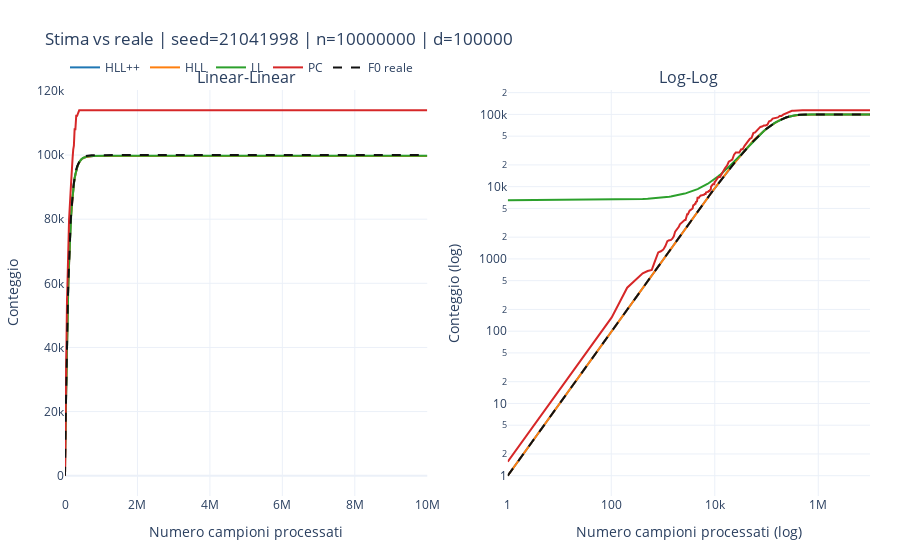
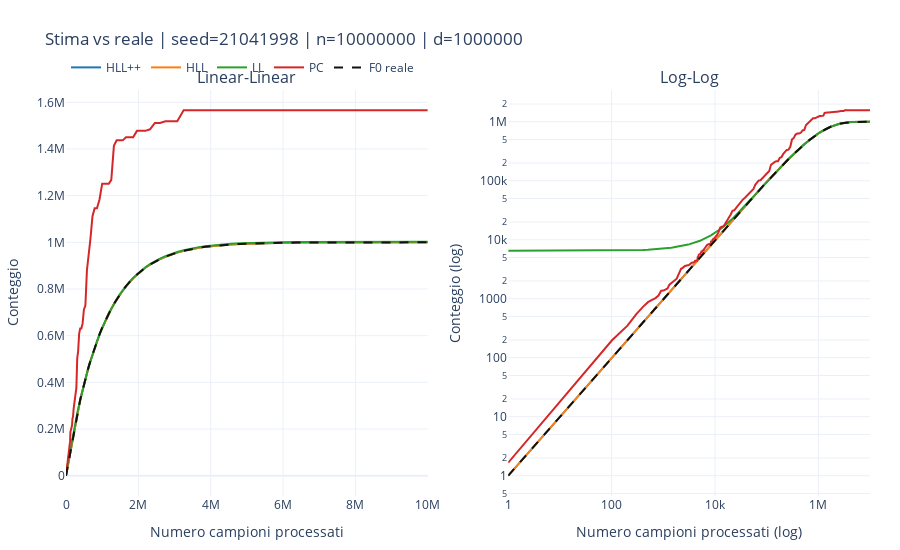
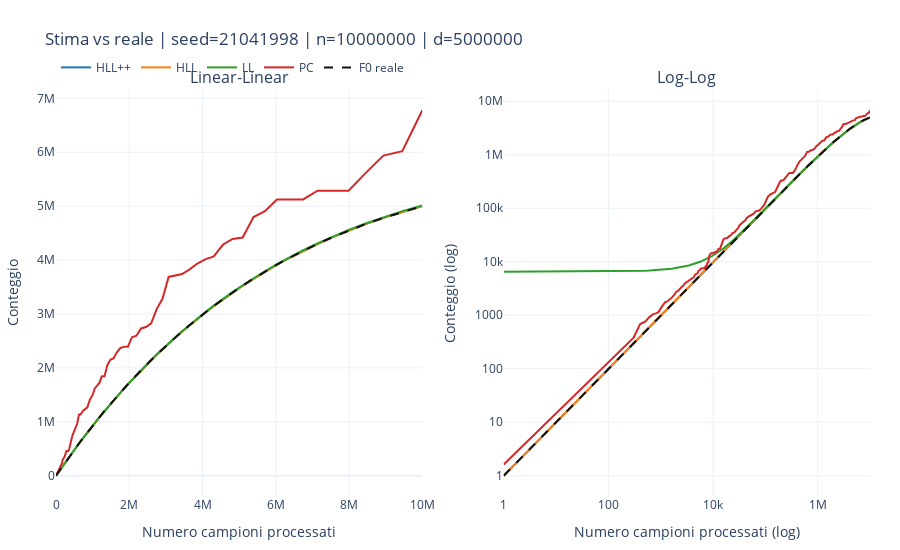
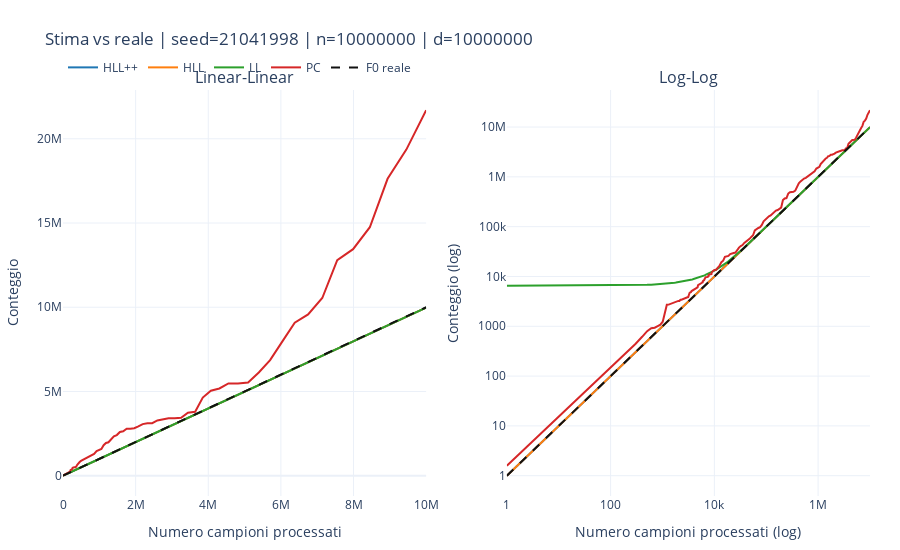

Notebook source saved alongside these figures, in order:
### Code cell
for f0_value in sorted(sel['f0'].unique().tolist()):
    d = sel[sel['f0'] == f0_value].sort_values(['algo','number_of_elements_processed'])
    fig = make_subplots(rows=1, cols=2, subplot_titles=('Linear-Linear', 'Log-Log'), horizontal_spacing=0.1)

    for algo in [a for a in ['HLL++','HLL','LL','PC'] if a in d['algo'].unique()]:
        a = d[d['algo'] == algo]
        c = COLORS.get(algo, '#444444')

        fig.add_trace(go.Scatter(
            x=a['number_of_elements_processed'], y=a['f0_heat_mean_t'], mode='lines', name=algo,
            legendgroup=algo, line=dict(color=c, width=2),
            hovertemplate='algoritmo: %{fullData.name}<br>campioni: %{x}<br>f0_hat_mean_t: %{y:.6f}<extra></extra>'
        ), row=1, col=1)

        fig.add_trace(go.Scatter(
            x=a['number_of_elements_processed'], y=a['f0_heat_mean_t'].where(a['f0_heat_mean_t'] > 0, np.nan),
            mode='lines', name=algo, legendgroup=algo, showlegend=False, line=dict(color=c, width=2),
            hovertemplate='algoritmo: %{fullData.name}<br>campioni: %{x}<br>f0_hat_mean_t: %{y:.6f}<extra></extra>'
        ), row=1, col=2)

    truth = d[['number_of_elements_processed','f0_mean_t']].drop_duplicates().sort_values('number_of_elements_processed')
    fig.add_trace(go.Scatter(
        x=truth['number_of_elements_processed'], y=truth['f0_mean_t'], mode='lines', name='F0 reale',
        legendgroup='F0 reale', line=dict(color=COLORS['REAL'], dash='dash', width=2),
        hovertemplate='F0 reale<br>campioni: %{x}<br>f0_mean_t: %{y:.6f}<extra></extra>'
    ), row=1, col=1)
    fig.add_trace(go.Scatter(
        x=truth['number_of_elements_processed'], y=truth['f0_mean_t'].where(truth['f0_mean_t'] > 0, np.nan),
        mode='lines', name='F0 reale', legendgroup='F0 reale', showlegend=False,
        line=dict(color=COLORS['REAL'], dash='dash', width=2),
        hovertemplate='F0 reale<br>campioni: %{x}<br>f0_mean_t: %{y:.6f}<extra></extra>'
    ), row=1, col=2)

    fig.update_xaxes(title_text='Numero campioni processati', row=1, col=1)
    fig.update_yaxes(title_text='Conteggio', row=1, col=1)
    fig.update_xaxes(type='log', title_text='Numero campioni processati (log)', row=1, col=2)
    fig.update_yaxes(type='log', title_text='Conteggio (log)', row=1, col=2)

    fig.update_layout(
        title=f'Stima vs reale | seed={TARGET_SEED} | n={TARGET_SAMPLE_SIZE} | d={f0_value}',
        template='plotly_white', hovermode='x unified', dragmode='zoom', height=550,
        legend=dict(orientation='h', yanchor='bottom', y=1.02, xanchor='left', x=0),
        margin=dict(l=50, r=30, t=90, b=50)
    )
    fig.show()

### Figure 1 — Plotly figure (JSON) as saved in the notebook; plotly's stock layout.template omitted (floating-point values rounded to 4 significant figures; data arrays with more than 128 entries replaced by an {"elided": "..."} marker saying what was removed)
{"data": [{"hovertemplate": "algoritmo: %{fullData.name}<br>campioni: %{x}<br>f0_hat_mean_t: %{y:.6f}<extra></extra>", "legendgroup": "HLL++", "line": {"color": "#1f77b4", "width": 2}, "mode": "lines", "name": "HLL++", "type": "scatter", "x": {"elided": "200 int values"}, "xaxis": "x", "y": {"elided": "200 float values"}, "yaxis": "y"}, {"hovertemplate": "algoritmo: %{fullData.name}<br>campioni: %{x}<br>f0_hat_mean_t: %{y:.6f}<extra></extra>", "legendgroup": "HLL++", "line": {"color": "#1f77b4", "width": 2}, "mode": "lines", "name": "HLL++", "showlegend": false, "type": "scatter", "x": {"elided": "200 int values"}, "xaxis": "x2", "y": {"elided": "200 float values"}, "yaxis": "y2"}, {"hovertemplate": "algoritmo: %{fullData.name}<br>campioni: %{x}<br>f0_hat_mean_t: %{y:.6f}<extra></extra>", "legendgroup": "HLL", "line": {"color": "#ff7f0e", "width": 2}, "mode": "lines", "name": "HLL", "type": "scatter", "x": {"elided": "200 int values"}, "xaxis": "x", "y": {"elided": "200 float values"}, "yaxis": "y"}, {"hovertemplate": "algoritmo: %{fullData.name}<br>campioni: %{x}<br>f0_hat_mean_t: %{y:.6f}<extra></extra>", "legendgroup": "HLL", "line": {"color": "#ff7f0e", "width": 2}, "mode": "lines", "name": "HLL", "showlegend": false, "type": "scatter", "x": {"elided": "200 int values"}, "xaxis": "x2", "y": {"elided": "200 float values"}, "yaxis": "y2"}, {"hovertemplate": "algoritmo: %{fullData.name}<br>campioni: %{x}<br>f0_hat_mean_t: %{y:.6f}<extra></extra>", "legendgroup": "LL", "line": {"color": "#2ca02c", "width": 2}, "mode": "lines", "name": "LL", "type": "scatter", "x": {"elided": "200 int values"}, "xaxis": "x", "y": {"elided": "200 float values"}, "yaxis": "y"}, {"hovertemplate": "algoritmo: %{fullData.name}<br>campioni: %{x}<br>f0_hat_mean_t: %{y:.6f}<extra></extra>", "legendgroup": "LL", "line": {"color": "#2ca02c", "width": 2}, "mode": "lines", "name": "LL", "showlegend": false, "type": "scatter", "x": {"elided": "200 int values"}, "xaxis": "x2", "y": {"elided": "200 float values"}, "yaxis": "y2"}, {"hovertemplate": "algoritmo: %{fullData.name}<br>campioni: %{x}<br>f0_hat_mean_t: %{y:.6f}<extra></extra>", "legendgroup": "PC", "line": {"color": "#d62728", "width": 2}, "mode": "lines", "name": "PC", "type": "scatter", "x": {"elided": "200 int values"}, "xaxis": "x", "y": {"elided": "200 float values"}, "yaxis": "y"}, {"hovertemplate": "algoritmo: %{fullData.name}<br>campioni: %{x}<br>f0_hat_mean_t: %{y:.6f}<extra></extra>", "legendgroup": "PC", "line": {"color": "#d62728", "width": 2}, "mode": "lines", "name": "PC", "showlegend": false, "type": "scatter", "x": {"elided": "200 int values"}, "xaxis": "x2", "y": {"elided": "200 float values"}, "yaxis": "y2"}, {"hovertemplate": "F0 reale<br>campioni: %{x}<br>f0_mean_t: %{y:.6f}<extra></extra>", "legendgroup": "F0 reale", "line": {"color": "#111111", "dash": "dash", "width": 2}, "mode": "lines", "name": "F0 reale", "type": "scatter", "x": {"elided": "200 int values"}, "xaxis": "x", "y": {"elided": "200 float values"}, "yaxis": "y"}, {"hovertemplate": "F0 reale<br>campioni: %{x}<br>f0_mean_t: %{y:.6f}<extra></extra>", "legendgroup": "F0 reale", "line": {"color": "#111111", "dash": "dash", "width": 2}, "mode": "lines", "name": "F0 reale", "showlegend": false, "type": "scatter", "x": {"elided": "200 int values"}, "xaxis": "x2", "y": {"elided": "200 float values"}, "yaxis": "y2"}], "layout": {"annotations": [{"font": {"size": 16}, "showarrow": false, "text": "Linear-Linear", "x": 0.225, "xanchor": "center", "xref": "paper", "y": 1, "yanchor": "bottom", "yref": "paper"}, {"font": {"size": 16}, "showarrow": false, "text": "Log-Log", "x": 0.775, "xanchor": "center", "xref": "paper", "y": 1, "yanchor": "bottom", "yref": "paper"}], "dragmode": "zoom", "height": 550, "hovermode": "x unified", "legend": {"orientation": "h", "x": 0, "xanchor": "left", "y": 1.02, "yanchor": "bottom"}, "margin": {"b": 50, "l": 50, "r": 30, "t": 90}, "title": {"text": "Stima vs reale | seed=21041998 | n=10000000 | d=100000"}, "xaxis": {"anchor": "y", "domain": [0, 0.45], "title": {"text": "Numero campioni processati"}}, "xaxis2": {"anchor": "y2", "domain": [0.55, 1], "title": {"text": "Numero campioni processati (log)"}, "type": "log"}, "yaxis": {"anchor": "x", "domain": [0, 1], "title": {"text": "Conteggio"}}, "yaxis2": {"anchor": "x2", "domain": [0, 1], "title": {"text": "Conteggio (log)"}, "type": "log"}}}

### Figure 2 — Plotly figure (JSON) as saved in the notebook; plotly's stock layout.template omitted (floating-point values rounded to 4 significant figures; data arrays with more than 128 entries replaced by an {"elided": "..."} marker saying what was removed)
{"data": [{"hovertemplate": "algoritmo: %{fullData.name}<br>campioni: %{x}<br>f0_hat_mean_t: %{y:.6f}<extra></extra>", "legendgroup": "HLL++", "line": {"color": "#1f77b4", "width": 2}, "mode": "lines", "name": "HLL++", "type": "scatter", "x": {"elided": "200 int values"}, "xaxis": "x", "y": {"elided": "200 float values"}, "yaxis": "y"}, {"hovertemplate": "algoritmo: %{fullData.name}<br>campioni: %{x}<br>f0_hat_mean_t: %{y:.6f}<extra></extra>", "legendgroup": "HLL++", "line": {"color": "#1f77b4", "width": 2}, "mode": "lines", "name": "HLL++", "showlegend": false, "type": "scatter", "x": {"elided": "200 int values"}, "xaxis": "x2", "y": {"elided": "200 float values"}, "yaxis": "y2"}, {"hovertemplate": "algoritmo: %{fullData.name}<br>campioni: %{x}<br>f0_hat_mean_t: %{y:.6f}<extra></extra>", "legendgroup": "HLL", "line": {"color": "#ff7f0e", "width": 2}, "mode": "lines", "name": "HLL", "type": "scatter", "x": {"elided": "200 int values"}, "xaxis": "x", "y": {"elided": "200 float values"}, "yaxis": "y"}, {"hovertemplate": "algoritmo: %{fullData.name}<br>campioni: %{x}<br>f0_hat_mean_t: %{y:.6f}<extra></extra>", "legendgroup": "HLL", "line": {"color": "#ff7f0e", "width": 2}, "mode": "lines", "name": "HLL", "showlegend": false, "type": "scatter", "x": {"elided": "200 int values"}, "xaxis": "x2", "y": {"elided": "200 float values"}, "yaxis": "y2"}, {"hovertemplate": "algoritmo: %{fullData.name}<br>campioni: %{x}<br>f0_hat_mean_t: %{y:.6f}<extra></extra>", "legendgroup": "LL", "line": {"color": "#2ca02c", "width": 2}, "mode": "lines", "name": "LL", "type": "scatter", "x": {"elided": "200 int values"}, "xaxis": "x", "y": {"elided": "200 float values"}, "yaxis": "y"}, {"hovertemplate": "algoritmo: %{fullData.name}<br>campioni: %{x}<br>f0_hat_mean_t: %{y:.6f}<extra></extra>", "legendgroup": "LL", "line": {"color": "#2ca02c", "width": 2}, "mode": "lines", "name": "LL", "showlegend": false, "type": "scatter", "x": {"elided": "200 int values"}, "xaxis": "x2", "y": {"elided": "200 float values"}, "yaxis": "y2"}, {"hovertemplate": "algoritmo: %{fullData.name}<br>campioni: %{x}<br>f0_hat_mean_t: %{y:.6f}<extra></extra>", "legendgroup": "PC", "line": {"color": "#d62728", "width": 2}, "mode": "lines", "name": "PC", "type": "scatter", "x": {"elided": "200 int values"}, "xaxis": "x", "y": {"elided": "200 float values"}, "yaxis": "y"}, {"hovertemplate": "algoritmo: %{fullData.name}<br>campioni: %{x}<br>f0_hat_mean_t: %{y:.6f}<extra></extra>", "legendgroup": "PC", "line": {"color": "#d62728", "width": 2}, "mode": "lines", "name": "PC", "showlegend": false, "type": "scatter", "x": {"elided": "200 int values"}, "xaxis": "x2", "y": {"elided": "200 float values"}, "yaxis": "y2"}, {"hovertemplate": "F0 reale<br>campioni: %{x}<br>f0_mean_t: %{y:.6f}<extra></extra>", "legendgroup": "F0 reale", "line": {"color": "#111111", "dash": "dash", "width": 2}, "mode": "lines", "name": "F0 reale", "type": "scatter", "x": {"elided": "200 int values"}, "xaxis": "x", "y": {"elided": "200 float values"}, "yaxis": "y"}, {"hovertemplate": "F0 reale<br>campioni: %{x}<br>f0_mean_t: %{y:.6f}<extra></extra>", "legendgroup": "F0 reale", "line": {"color": "#111111", "dash": "dash", "width": 2}, "mode": "lines", "name": "F0 reale", "showlegend": false, "type": "scatter", "x": {"elided": "200 int values"}, "xaxis": "x2", "y": {"elided": "200 float values"}, "yaxis": "y2"}], "layout": {"annotations": [{"font": {"size": 16}, "showarrow": false, "text": "Linear-Linear", "x": 0.225, "xanchor": "center", "xref": "paper", "y": 1, "yanchor": "bottom", "yref": "paper"}, {"font": {"size": 16}, "showarrow": false, "text": "Log-Log", "x": 0.775, "xanchor": "center", "xref": "paper", "y": 1, "yanchor": "bottom", "yref": "paper"}], "dragmode": "zoom", "height": 550, "hovermode": "x unified", "legend": {"orientation": "h", "x": 0, "xanchor": "left", "y": 1.02, "yanchor": "bottom"}, "margin": {"b": 50, "l": 50, "r": 30, "t": 90}, "title": {"text": "Stima vs reale | seed=21041998 | n=10000000 | d=1000000"}, "xaxis": {"anchor": "y", "domain": [0, 0.45], "title": {"text": "Numero campioni processati"}}, "xaxis2": {"anchor": "y2", "domain": [0.55, 1], "title": {"text": "Numero campioni processati (log)"}, "type": "log"}, "yaxis": {"anchor": "x", "domain": [0, 1], "title": {"text": "Conteggio"}}, "yaxis2": {"anchor": "x2", "domain": [0, 1], "title": {"text": "Conteggio (log)"}, "type": "log"}}}

### Figure 3 — Plotly figure (JSON) as saved in the notebook; plotly's stock layout.template omitted (floating-point values rounded to 4 significant figures; data arrays with more than 128 entries replaced by an {"elided": "..."} marker saying what was removed)
{"data": [{"hovertemplate": "algoritmo: %{fullData.name}<br>campioni: %{x}<br>f0_hat_mean_t: %{y:.6f}<extra></extra>", "legendgroup": "HLL++", "line": {"color": "#1f77b4", "width": 2}, "mode": "lines", "name": "HLL++", "type": "scatter", "x": {"elided": "200 int values"}, "xaxis": "x", "y": {"elided": "200 float values"}, "yaxis": "y"}, {"hovertemplate": "algoritmo: %{fullData.name}<br>campioni: %{x}<br>f0_hat_mean_t: %{y:.6f}<extra></extra>", "legendgroup": "HLL++", "line": {"color": "#1f77b4", "width": 2}, "mode": "lines", "name": "HLL++", "showlegend": false, "type": "scatter", "x": {"elided": "200 int values"}, "xaxis": "x2", "y": {"elided": "200 float values"}, "yaxis": "y2"}, {"hovertemplate": "algoritmo: %{fullData.name}<br>campioni: %{x}<br>f0_hat_mean_t: %{y:.6f}<extra></extra>", "legendgroup": "HLL", "line": {"color": "#ff7f0e", "width": 2}, "mode": "lines", "name": "HLL", "type": "scatter", "x": {"elided": "200 int values"}, "xaxis": "x", "y": {"elided": "200 float values"}, "yaxis": "y"}, {"hovertemplate": "algoritmo: %{fullData.name}<br>campioni: %{x}<br>f0_hat_mean_t: %{y:.6f}<extra></extra>", "legendgroup": "HLL", "line": {"color": "#ff7f0e", "width": 2}, "mode": "lines", "name": "HLL", "showlegend": false, "type": "scatter", "x": {"elided": "200 int values"}, "xaxis": "x2", "y": {"elided": "200 float values"}, "yaxis": "y2"}, {"hovertemplate": "algoritmo: %{fullData.name}<br>campioni: %{x}<br>f0_hat_mean_t: %{y:.6f}<extra></extra>", "legendgroup": "LL", "line": {"color": "#2ca02c", "width": 2}, "mode": "lines", "name": "LL", "type": "scatter", "x": {"elided": "200 int values"}, "xaxis": "x", "y": {"elided": "200 float values"}, "yaxis": "y"}, {"hovertemplate": "algoritmo: %{fullData.name}<br>campioni: %{x}<br>f0_hat_mean_t: %{y:.6f}<extra></extra>", "legendgroup": "LL", "line": {"color": "#2ca02c", "width": 2}, "mode": "lines", "name": "LL", "showlegend": false, "type": "scatter", "x": {"elided": "200 int values"}, "xaxis": "x2", "y": {"elided": "200 float values"}, "yaxis": "y2"}, {"hovertemplate": "algoritmo: %{fullData.name}<br>campioni: %{x}<br>f0_hat_mean_t: %{y:.6f}<extra></extra>", "legendgroup": "PC", "line": {"color": "#d62728", "width": 2}, "mode": "lines", "name": "PC", "type": "scatter", "x": {"elided": "200 int values"}, "xaxis": "x", "y": {"elided": "200 float values"}, "yaxis": "y"}, {"hovertemplate": "algoritmo: %{fullData.name}<br>campioni: %{x}<br>f0_hat_mean_t: %{y:.6f}<extra></extra>", "legendgroup": "PC", "line": {"color": "#d62728", "width": 2}, "mode": "lines", "name": "PC", "showlegend": false, "type": "scatter", "x": {"elided": "200 int values"}, "xaxis": "x2", "y": {"elided": "200 float values"}, "yaxis": "y2"}, {"hovertemplate": "F0 reale<br>campioni: %{x}<br>f0_mean_t: %{y:.6f}<extra></extra>", "legendgroup": "F0 reale", "line": {"color": "#111111", "dash": "dash", "width": 2}, "mode": "lines", "name": "F0 reale", "type": "scatter", "x": {"elided": "200 int values"}, "xaxis": "x", "y": {"elided": "200 float values"}, "yaxis": "y"}, {"hovertemplate": "F0 reale<br>campioni: %{x}<br>f0_mean_t: %{y:.6f}<extra></extra>", "legendgroup": "F0 reale", "line": {"color": "#111111", "dash": "dash", "width": 2}, "mode": "lines", "name": "F0 reale", "showlegend": false, "type": "scatter", "x": {"elided": "200 int values"}, "xaxis": "x2", "y": {"elided": "200 float values"}, "yaxis": "y2"}], "layout": {"annotations": [{"font": {"size": 16}, "showarrow": false, "text": "Linear-Linear", "x": 0.225, "xanchor": "center", "xref": "paper", "y": 1, "yanchor": "bottom", "yref": "paper"}, {"font": {"size": 16}, "showarrow": false, "text": "Log-Log", "x": 0.775, "xanchor": "center", "xref": "paper", "y": 1, "yanchor": "bottom", "yref": "paper"}], "dragmode": "zoom", "height": 550, "hovermode": "x unified", "legend": {"orientation": "h", "x": 0, "xanchor": "left", "y": 1.02, "yanchor": "bottom"}, "margin": {"b": 50, "l": 50, "r": 30, "t": 90}, "title": {"text": "Stima vs reale | seed=21041998 | n=10000000 | d=5000000"}, "xaxis": {"anchor": "y", "domain": [0, 0.45], "title": {"text": "Numero campioni processati"}}, "xaxis2": {"anchor": "y2", "domain": [0.55, 1], "title": {"text": "Numero campioni processati (log)"}, "type": "log"}, "yaxis": {"anchor": "x", "domain": [0, 1], "title": {"text": "Conteggio"}}, "yaxis2": {"anchor": "x2", "domain": [0, 1], "title": {"text": "Conteggio (log)"}, "type": "log"}}}

### Figure 4 — Plotly figure (JSON) as saved in the notebook; plotly's stock layout.template omitted (floating-point values rounded to 4 significant figures; data arrays with more than 128 entries replaced by an {"elided": "..."} marker saying what was removed)
{"data": [{"hovertemplate": "algoritmo: %{fullData.name}<br>campioni: %{x}<br>f0_hat_mean_t: %{y:.6f}<extra></extra>", "legendgroup": "HLL++", "line": {"color": "#1f77b4", "width": 2}, "mode": "lines", "name": "HLL++", "type": "scatter", "x": {"elided": "200 int values"}, "xaxis": "x", "y": {"elided": "200 float values"}, "yaxis": "y"}, {"hovertemplate": "algoritmo: %{fullData.name}<br>campioni: %{x}<br>f0_hat_mean_t: %{y:.6f}<extra></extra>", "legendgroup": "HLL++", "line": {"color": "#1f77b4", "width": 2}, "mode": "lines", "name": "HLL++", "showlegend": false, "type": "scatter", "x": {"elided": "200 int values"}, "xaxis": "x2", "y": {"elided": "200 float values"}, "yaxis": "y2"}, {"hovertemplate": "algoritmo: %{fullData.name}<br>campioni: %{x}<br>f0_hat_mean_t: %{y:.6f}<extra></extra>", "legendgroup": "HLL", "line": {"color": "#ff7f0e", "width": 2}, "mode": "lines", "name": "HLL", "type": "scatter", "x": {"elided": "200 int values"}, "xaxis": "x", "y": {"elided": "200 float values"}, "yaxis": "y"}, {"hovertemplate": "algoritmo: %{fullData.name}<br>campioni: %{x}<br>f0_hat_mean_t: %{y:.6f}<extra></extra>", "legendgroup": "HLL", "line": {"color": "#ff7f0e", "width": 2}, "mode": "lines", "name": "HLL", "showlegend": false, "type": "scatter", "x": {"elided": "200 int values"}, "xaxis": "x2", "y": {"elided": "200 float values"}, "yaxis": "y2"}, {"hovertemplate": "algoritmo: %{fullData.name}<br>campioni: %{x}<br>f0_hat_mean_t: %{y:.6f}<extra></extra>", "legendgroup": "LL", "line": {"color": "#2ca02c", "width": 2}, "mode": "lines", "name": "LL", "type": "scatter", "x": {"elided": "200 int values"}, "xaxis": "x", "y": {"elided": "200 float values"}, "yaxis": "y"}, {"hovertemplate": "algoritmo: %{fullData.name}<br>campioni: %{x}<br>f0_hat_mean_t: %{y:.6f}<extra></extra>", "legendgroup": "LL", "line": {"color": "#2ca02c", "width": 2}, "mode": "lines", "name": "LL", "showlegend": false, "type": "scatter", "x": {"elided": "200 int values"}, "xaxis": "x2", "y": {"elided": "200 float values"}, "yaxis": "y2"}, {"hovertemplate": "algoritmo: %{fullData.name}<br>campioni: %{x}<br>f0_hat_mean_t: %{y:.6f}<extra></extra>", "legendgroup": "PC", "line": {"color": "#d62728", "width": 2}, "mode": "lines", "name": "PC", "type": "scatter", "x": {"elided": "200 int values"}, "xaxis": "x", "y": {"elided": "200 float values"}, "yaxis": "y"}, {"hovertemplate": "algoritmo: %{fullData.name}<br>campioni: %{x}<br>f0_hat_mean_t: %{y:.6f}<extra></extra>", "legendgroup": "PC", "line": {"color": "#d62728", "width": 2}, "mode": "lines", "name": "PC", "showlegend": false, "type": "scatter", "x": {"elided": "200 int values"}, "xaxis": "x2", "y": {"elided": "200 float values"}, "yaxis": "y2"}, {"hovertemplate": "F0 reale<br>campioni: %{x}<br>f0_mean_t: %{y:.6f}<extra></extra>", "legendgroup": "F0 reale", "line": {"color": "#111111", "dash": "dash", "width": 2}, "mode": "lines", "name": "F0 reale", "type": "scatter", "x": {"elided": "200 int values"}, "xaxis": "x", "y": {"elided": "200 float values"}, "yaxis": "y"}, {"hovertemplate": "F0 reale<br>campioni: %{x}<br>f0_mean_t: %{y:.6f}<extra></extra>", "legendgroup": "F0 reale", "line": {"color": "#111111", "dash": "dash", "width": 2}, "mode": "lines", "name": "F0 reale", "showlegend": false, "type": "scatter", "x": {"elided": "200 int values"}, "xaxis": "x2", "y": {"elided": "200 float values"}, "yaxis": "y2"}], "layout": {"annotations": [{"font": {"size": 16}, "showarrow": false, "text": "Linear-Linear", "x": 0.225, "xanchor": "center", "xref": "paper", "y": 1, "yanchor": "bottom", "yref": "paper"}, {"font": {"size": 16}, "showarrow": false, "text": "Log-Log", "x": 0.775, "xanchor": "center", "xref": "paper", "y": 1, "yanchor": "bottom", "yref": "paper"}], "dragmode": "zoom", "height": 550, "hovermode": "x unified", "legend": {"orientation": "h", "x": 0, "xanchor": "left", "y": 1.02, "yanchor": "bottom"}, "margin": {"b": 50, "l": 50, "r": 30, "t": 90}, "title": {"text": "Stima vs reale | seed=21041998 | n=10000000 | d=10000000"}, "xaxis": {"anchor": "y", "domain": [0, 0.45], "title": {"text": "Numero campioni processati"}}, "xaxis2": {"anchor": "y2", "domain": [0.55, 1], "title": {"text": "Numero campioni processati (log)"}, "type": "log"}, "yaxis": {"anchor": "x", "domain": [0, 1], "title": {"text": "Conteggio"}}, "yaxis2": {"anchor": "x2", "domain": [0, 1], "title": {"text": "Conteggio (log)"}, "type": "log"}}}
